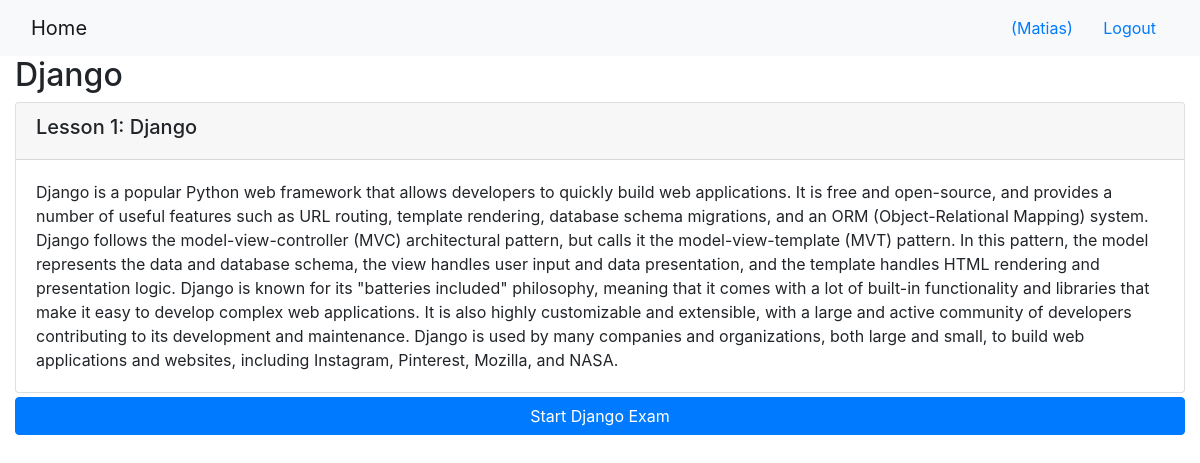
/onlinecourse/1/ (signed in), run on the app's committed database.
### onlinecourse/models.py (models this page shows, shortened)
class Course(models.Model):
    name = models.CharField(null=False, max_length=30, default='online course')
    image = models.ImageField(upload_to='course_images/')
    description = models.CharField(max_length=1000)
    pub_date = models.DateField(null=True)
    instructors = models.ManyToManyField(Instructor)
    users = models.ManyToManyField(settings.AUTH_USER_MODEL, through='Enrollment')
    total_enrollment = models.IntegerField(default=0)
    is_enrolled = False

class Lesson(models.Model):
    title = models.CharField(max_length=200, default="title")
    order = models.IntegerField(default=0)
    course = models.ForeignKey(Course, on_delete=models.CASCADE)
    content = models.TextField()

### onlinecourse/views.py (the view)
# urls.py: path('<int:pk>/', views.CourseDetailView.as_view(), name='course_details'),
class CourseDetailView(generic.DetailView):
    model = Course
    template_name = 'onlinecourse/course_detail_bootstrap.html'

### onlinecourse/templates/onlinecourse/course_detail_bootstrap.html (shortened to what this page needs)
<!DOCTYPE html>
<html lang="en">
<head>
     {% load static %}
    <link rel="stylesheet" href="https://maxcdn.bootstrapcdn.com/bootstrap/4.5.2/css/bootstrap.min.css">
</head>
<body>
    <nav class="navbar navbar-light bg-light">
        <div class="container-fluid">
            <div class="navbar-header">
                  <a class="navbar-brand" href="{% url 'onlinecourse:index' %}">Home</a>
            </div>
            <ul class="nav navbar-nav navbar-right">
                {% if user.is_authenticated %}
                <li>
                    <a class="btn btn-link" href="#">{{ user.first_name }}({{ user.username }})</a>
                    <a class="btn btn-link" href="{% url 'onlinecourse:logout' %}">Logout</a>
                </li>
                {% endif %}
            </ul>
        </div>
    </nav>
    <div class="container-fluid">
            <h2>{{ course.name }}</h2>
            <div class="card-columns-vertical">
                {% for lesson in course.lesson_set.all %}
                    <div class="card mt-1">
                        <div class="card-header"><h5>Lesson {{lesson.order|add:1}}: {{lesson.title}}</h5></div>
                        <div class="card-body">{{lesson.content}}</div>
                    </div>
                {% endfor %}
            </div>
            {% if user.is_authenticated %}
            <button class="btn btn-block btn-primary mt-1" type="button" data-toggle="collapse" data-target="#examen"> Start {{ course.name }} Exam </button>
            {% endif %}
    </div>
</body>
</html>

### data on the page
Course: name "Django"
Lesson: order|add "1", title "Django", content "Django is a popular Python web framework that allows developers to quickly build web applications. It is free and open-source, and provides a number of useful features such as URL routing, template rendering, database schema migrations, and an ORM (Object-Relational Mapping) system. Django follows the model-view-controller (MVC) architectural pattern, but calls it the model-view-template (MVT) pattern. In this pattern, the model represents the data and database schema, the view handles user input and data presentation, and the template handles HTML rendering and presentation logic. Django is known for its \"batteries included\" philosophy, meaning that it comes with a lot of built-in…"

### other printed values
{{ user.username }} "Matias"
